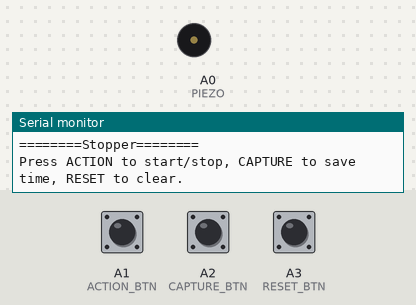
Bench run of a sketch on a simulated Arduino Uno, built with avr-gcc and run on an emulated ATmega328P. Shown: buzzer (waves = sounding), the last lines printed to the serial monitor. Inputs (shaded band) come from the test bench; at power-on: A1 (ACTION_BTN) HIGH, A2 (CAPTURE_BTN) HIGH, A3 (RESET_BTN) HIGH.

Above: at 1.2 s.
1.3 s: A1 (ACTION_BTN) pulled LOW for 0.15 s
At 2.3 s:
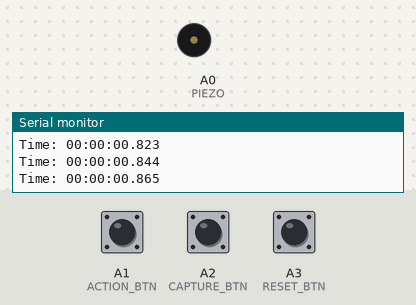
2.9 s: A2 (CAPTURE_BTN) pulled LOW for 0.15 s
At 3.7 s:
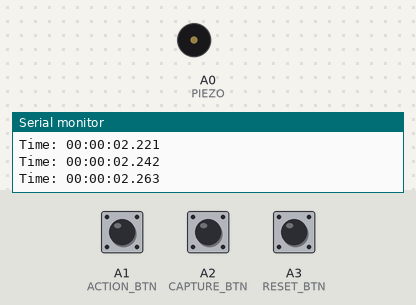
6.0 s: A3 (RESET_BTN) pulled LOW for 0.15 s
At 7.1 s:
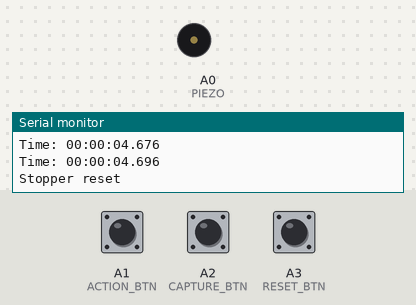
7.6 s: A2 (CAPTURE_BTN) pulled LOW for 1 s
At 8.2 s:
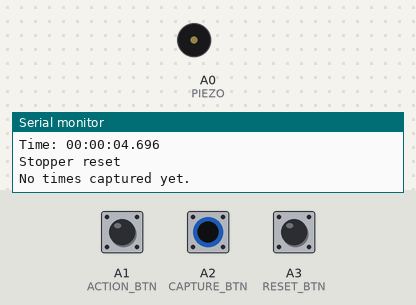
10.1 s: A1 (ACTION_BTN) pulsed LOW 2 times (0.12 s each, 0.3 s apart)
At 10.54 s:
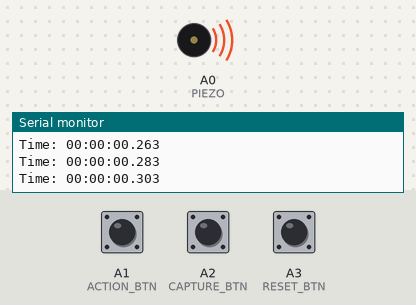
12.2 s: A1 (ACTION_BTN) driven LOW and A3 (RESET_BTN) driven LOW
At 12.9 s:
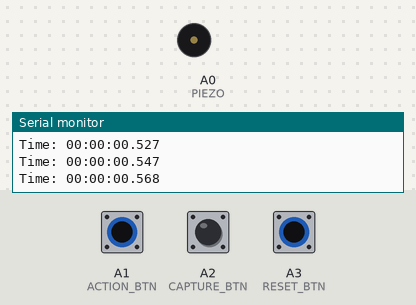
Timing chart, 0 to 15.2 s (numbered marks = the images above; inputs shaded):
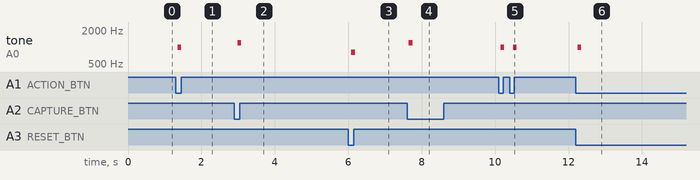

The sketch:

Stopper.ino
```cpp
// Button pins
const byte ACTION_BTN = A1;
const byte CAPTURE_BTN = A2;
const byte RESET_BTN = A3;
// Piezo pin
const byte PIEZO = A0;

// Last button states
int lastActionState = HIGH;
int lastCaptureState = HIGH;
int lastResetState = HIGH;

// Button states
int actionState = HIGH;
int captureState = HIGH;
int resetState = HIGH;

// Helper variables
unsigned long lastDebounceTimeAction = 0;
unsigned long lastDebounceTimeCapture = 0;
unsigned long lastDebounceTimeReset = 0;
const unsigned long debounceDelay = 50;
bool stopperStarted = false;

// Timer variables
unsigned long startTime = 0;
unsigned long elapsedTime = 0;

// Captured times
const byte MAX_CAPTURES = 10;
String capturedTimes[MAX_CAPTURES];
byte capturedIndex = 0;
byte viewIndex = 0;

unsigned long lastDisplayUpdate = 0;

void setup() {
  pinMode(PIEZO, OUTPUT);
  pinMode(ACTION_BTN, INPUT_PULLUP);
  pinMode(CAPTURE_BTN, INPUT_PULLUP);
  pinMode(RESET_BTN, INPUT_PULLUP);

  Serial.begin(9600);
  Serial.println("========Stopper========");
  Serial.println("Press ACTION to start/stop, CAPTURE to save time, RESET to clear.");
}

void loop() {
  debounceBtn(ACTION_BTN, &actionState, &lastActionState, &lastDebounceTimeAction, []() {
    if (!stopperStarted) {
      startTime = millis() - elapsedTime;  // Continue from where left off
      Serial.println("Stopper started");
    } else {
      Serial.println("Stopper stopped");
    }
    stopperStarted = !stopperStarted;
    tone(PIEZO, 1000, 100);
  });

  debounceBtn(CAPTURE_BTN, &captureState, &lastCaptureState, &lastDebounceTimeCapture, []() {
    if (stopperStarted) {
      String timeStr = getFormattedTime();
      if (capturedIndex < MAX_CAPTURES) {
        capturedTimes[capturedIndex++] = timeStr;
        Serial.print("Captured: ");
        Serial.println(timeStr);
      } else {
        Serial.println("Capture limit reached.");
      }
    } else {
      if (capturedIndex == 0) {
        Serial.println("No times captured yet.");
      } else {
        Serial.print("Captured [");
        Serial.print(viewIndex + 1);
        Serial.print("]: ");
        Serial.println(capturedTimes[viewIndex]);
        viewIndex = (viewIndex + 1) % capturedIndex;
      }
    }
    tone(PIEZO, 1200, 100);
  });

  debounceBtn(RESET_BTN, &resetState, &lastResetState, &lastDebounceTimeReset, []() {
    stopperStarted = false;
    elapsedTime = 0;
    startTime = 0;
    capturedIndex = 0;
    viewIndex = 0;
    Serial.println("Stopper reset");
    tone(PIEZO, 800, 100);
  });

  if (stopperStarted) {
    elapsedTime = millis() - startTime;

    Serial.print("Time: ");
    Serial.println(getFormattedTime());
  }
}

String getFormattedTime() {
  unsigned long totalMillis = elapsedTime;
  unsigned long totalSeconds = totalMillis / 1000;
  unsigned long minutes = (totalSeconds / 60) % 60;
  unsigned long hours = totalSeconds / 3600;
  unsigned long seconds = totalSeconds % 60;
  unsigned long milliseconds = totalMillis % 1000;

  return formatTimeValue(hours) + ":" + formatTimeValue(minutes) + ":" + formatTimeValue(seconds) + "." + formatMilliseconds(milliseconds);
}

// Format time values to two digits
String formatTimeValue(int value) {
  return (value < 10 ? "0" : "") + String(value);
}

// Format milliseconds to three digits
String formatMilliseconds(int value) {
  if (value < 10) return "00" + String(value);
  else if (value < 100) return "0" + String(value);
  else return String(value);
}

// Function for button debouncing
void debounceBtn(byte btnPin, int* btnState, int* lastBtnState, unsigned long* lastDebounceTime, void (*callback)()) {
  int reading = digitalRead(btnPin);
  if (reading != *lastBtnState) {
    *lastDebounceTime = millis();
  }

  if ((millis() - *lastDebounceTime) > debounceDelay) {
    if (reading != *btnState) {
      *btnState = reading;
      if (*btnState == LOW) {
        callback();
      }
    }
  }
  *lastBtnState = reading;
}
```

Measured:
- after the input at 1.3 s, tone on A0 (PIEZO): silent → 1000 Hz after 0.05 s, → silent 0.10 s later
- after the input at 2.9 s, tone on A0 (PIEZO): silent → 1200 Hz after 0.09 s, → silent 0.10 s later
- after the input at 6.0 s, tone on A0 (PIEZO): silent → 800 Hz after 0.08 s, → silent 0.10 s later
- after the input at 7.6 s, tone on A0 (PIEZO): silent → 1200 Hz after 0.05 s, → silent 0.10 s later
- after the input at 10.1 s, tone on A0 (PIEZO): alternates 1000 Hz for 0.10 s and silent for 0.24 s, 4 changes in all, then stays silent, starting after 0.05 s
- after the input at 12.2 s, tone on A0 (PIEZO): silent → 1000 Hz after 0.05 s, → silent 0.10 s later
